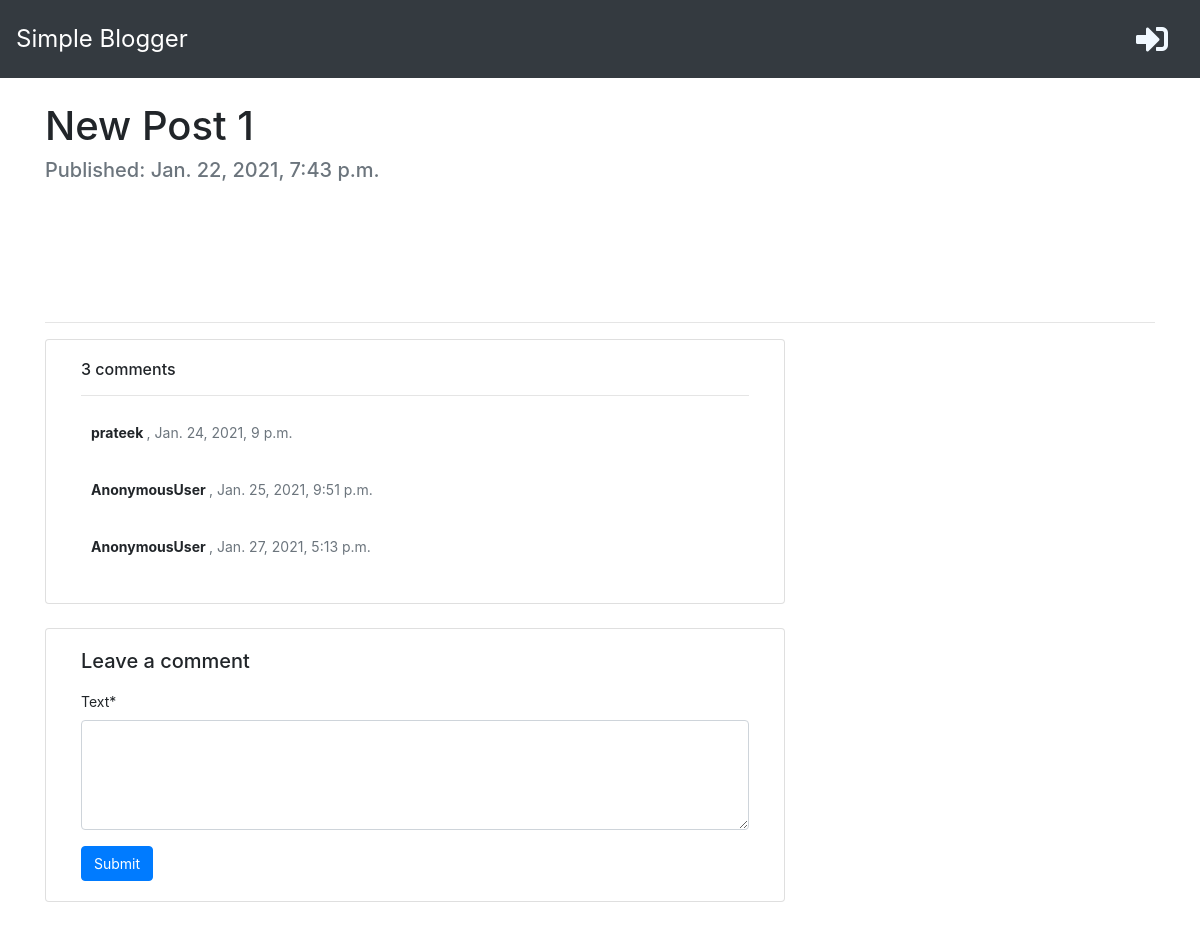
Before: /post/11 with the older database file.
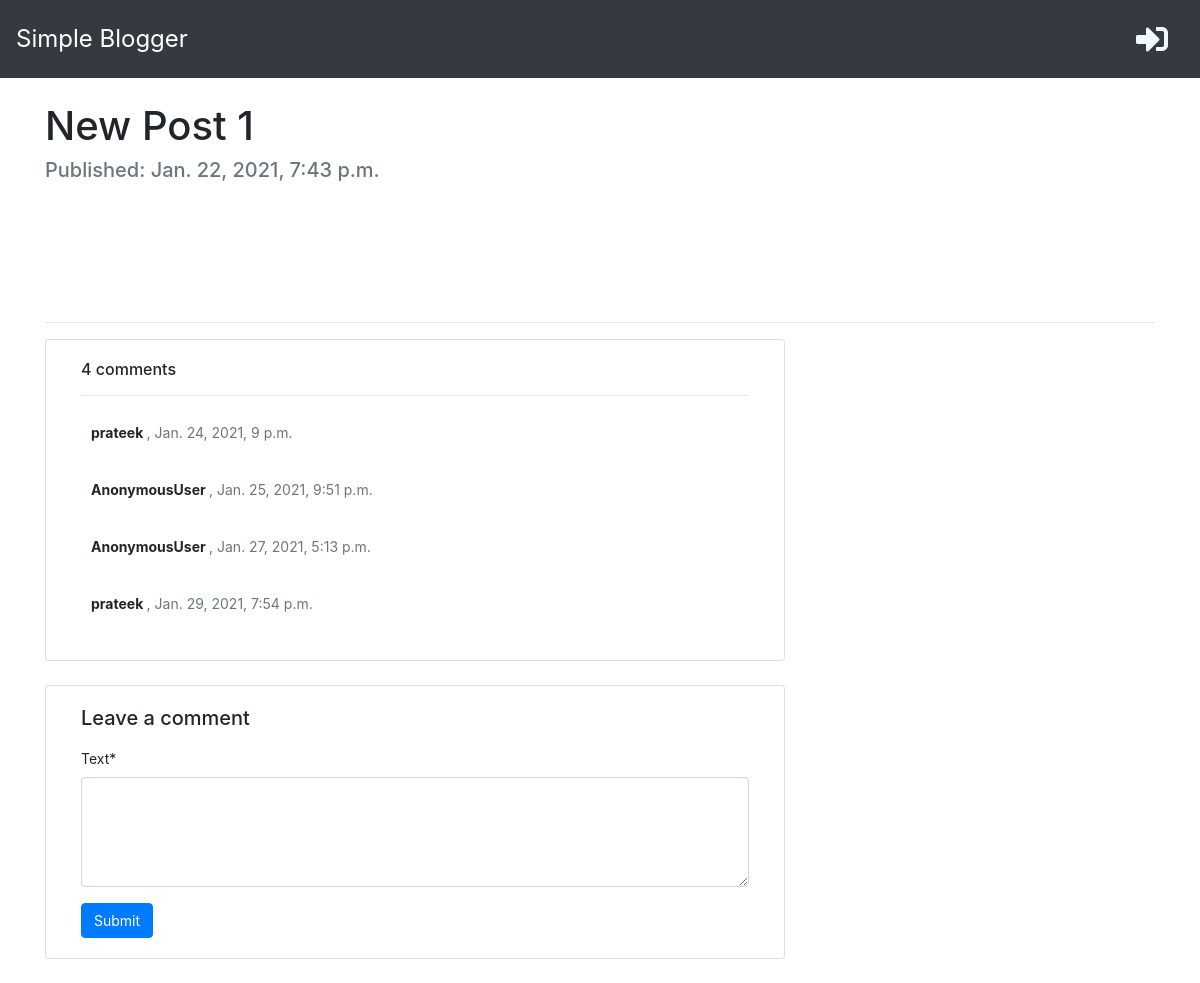
After: the same page with the newer database file.
### blog/models.py (models this page shows, shortened)
class Post(models.Model):
    author          = models.ForeignKey('auth.User', on_delete=models.CASCADE)
    title           = models.CharField(max_length=150)
    text            = models.TextField()
    created_date    = models.DateTimeField(default=timezone.now)
    published_date  = models.DateTimeField(blank=True, null=True)
    def approved_comments(self):
        return self.comments.filter(approved=True)

class Comment(models.Model):
    post            = models.ForeignKey('blog.Post', on_delete=models.CASCADE, related_name='comments')
    author          = models.CharField(max_length=100)
    text            = models.TextField()
    created_date    = models.DateTimeField(default=timezone.now)
    approved        = models.BooleanField(default=False)
    class Meta:
        ordering = ['created_date']

### blog/views.py (the view)
# urls.py: path('post/<int:pk>', post_detail, name='post_detail'),
def post_detail(request, pk):
    post = get_object_or_404(Post, pk=pk)
    if request.method == 'POST':
        if request.user.is_authenticated:
            form = CommentForm(request.POST)
            if form.is_valid():
                comment = form.save(commit=False)
                comment.author = request.user
                comment.post = post
                comment.save()
                return redirect('post_detail', pk=post.pk)
        else:
            return redirect('login')
    else:
        form = CommentForm()
    stuff_for_frontend = {'post': post, 'form': form}
    return render(request, 'blog/post_detail.html', stuff_for_frontend)

### blog/forms.py
class CommentForm(forms.ModelForm):
	class Meta:
		model = Comment
		fields = ('text',)
		widgets = {
			'text': forms.Textarea(
				attrs={
					'class': 'form-control',
					'rows' : 4,
				}
			),
		}

### blog/templatetags/markdownify.py (called while the page is built)
@register.filter
def markdown(value):
    renderer = HighlightRenderer()
    markdown = mistune.Markdown(renderer = renderer)
    return markdown(value)

### blog/templates/blog/post_detail.html (shortened to what this page needs)
{% extends "index.html" %}
{% load crispy_forms_tags %}
{% load markdownify %}
{% block content %}
<div class="container mt-4">
        <div class="d-flex text-center">
            <h1 class="page-header text-center">{{post.title}}</h1>
        </div>
        {% if post.published_date %}
            <h5 class="mb-2 text-muted">Published: {{post.published_date}}</h5>
        {% endif %}
        <div class="" style="height: 100px;"></div>
        <hr>
        <div class="col-md-8 card mb-4 mt-3 ">
            <div class="card-body" style="font-size: 14px;">
                {% if post.approved_comments %}
                    <h6>{{ post.approved_comments.count }} comments</h6>
                {% else %}
                    <h6>No Comments</h6>
                {% endif %}
                <hr>
                {% for comment in post.comments.all %}
                    {% if user.is_authenticated or comment.approved %}
                        <div class="comments" style="padding: 10px;">
                            <p class="font-weight-bold">
                                {{ comment.author }}
                                <span class=" text-muted font-weight-normal">
                                    ,  {{ comment.created_date }}
                                </span>
                            </p>
                        </div>
                    {% endif %}
                {% endfor %}
            </div>
        </div>
        <div class="col-md-8 card mb-4  mt-3 ">
            <div class="card-body" style="font-size: 14px;">
                <!-- {% if new_comment %}
                <div class="alert alert-success" role="alert">
                    Your comment is awaiting moderation
                </div>
                {% else %} -->
                <h5>Leave a comment</h5>
                <form method="post" style="margin-top: 1.3em;">
                    <div class="mb-3 mx-auto">
                        {{form.text|as_crispy_field }}
                    </div>
                    <button type="submit" class="btn btn-primary" style="font-size: 14px;">Submit</button>
                </form>
                {% endif %}
            </div>
        </div>
</div>
{% endblock %}

Changed rows visible on the page:
changed Post "New Post 1": approved_comments.count "3" → "4"
added Comment: author "prateek", created_date "Jan. 29, 2021, 7:54 p.m."
